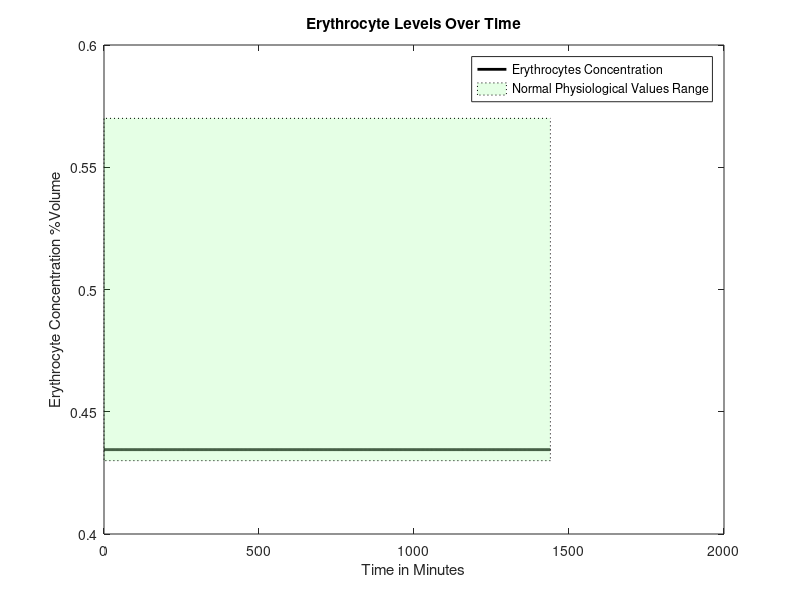
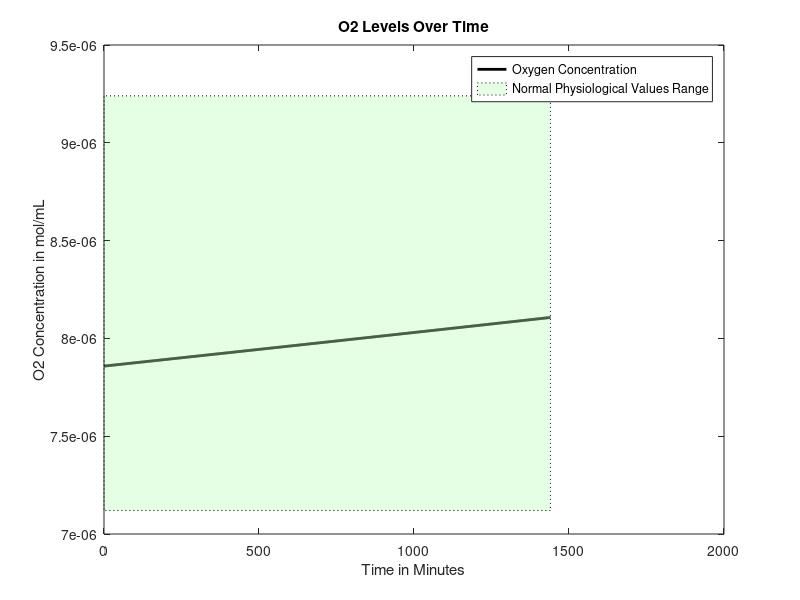
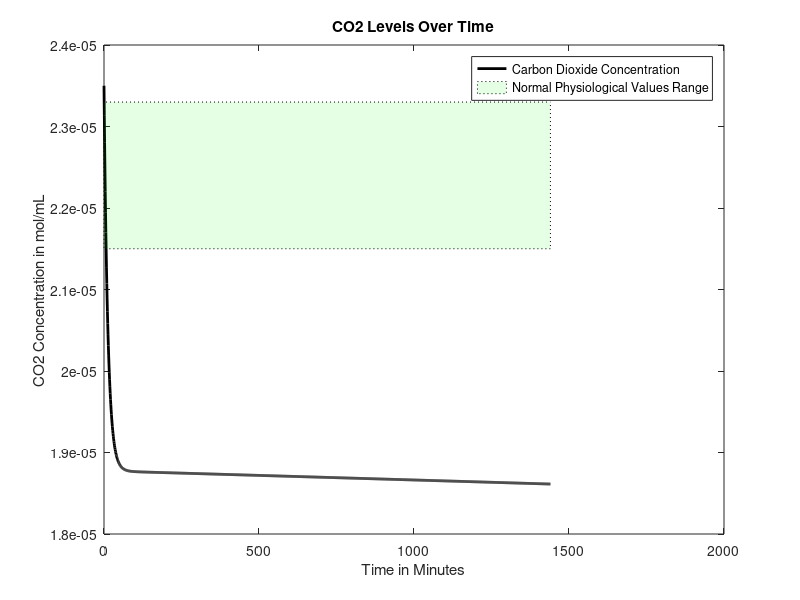
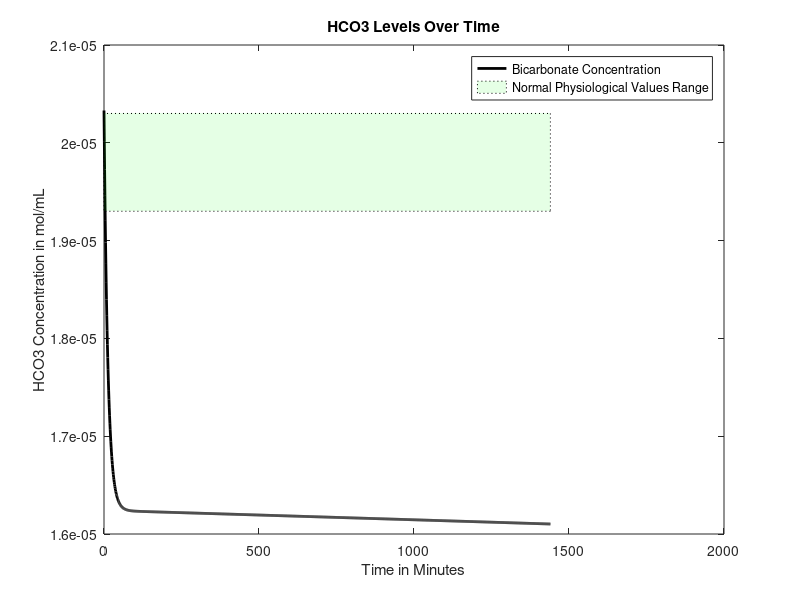

The MATLAB source for these figures, in order:
function mainfunction2withLiverEating2combo1bonesaddLiam()

age = 50;%30; %Age in years
gender = 0; %Gender, 0=male, 1=female
mass = 70; %Weight in kg
anemia = 1; %Is the patient anemic? 1 if yes, 0 if no
bleed = 0.01; %bleeding rate in mL/min, if anemic
FerritinStores = 0;%0.0179; %Stored moles of iron in liver as ferritin

RQ=0.825;%reaction quotients for the general body and
%RQheart=0.7;

if (40>=age) %if/else statement that sets heart rate based on age, in bpm
    baseheartrate = 60;
else 
    baseheartrate= 70;
end

%Intake of various nutrients
carbs=130;
calciumintake=1000;
sodiumintake=500;

if gender==1
    ironintake=8;
else
    ironintake=18;
end

basebloodweight=0.07*mass; %sets mass of blood in the body based on percentage composition of blood and bodyweight
%SV=mass; %stroke volume, blood pumped out of heart per beat in mL
bloodweight=basebloodweight;
bloodflow0 = 1000*bloodweight/1.06; %blood flow out of heart per minute in mL, divided by density of 1.06 g/mL (steady state value)



% cvector = concentration vector, [cE, cNa, cCa, cIron, cGlucose, cO2,
% cCO2, cHCO3], where c = "concentration of", and the letters are our
% components

if gender == 0 %if loop sets volume percentage of red blood cells based on gender
    cE0 = 0.4345;
elseif gender == 1
    cE0 = 0.402;
end

basehemoglobin=34.52243959*basebloodweight/10*cE0; %hemoglobin, in grams, that should be present in the body
hemoglobin=basehemoglobin;
%set concentration of O2 and CO2 in mol/mL at BTP in venous blood
cO2 = 0.00000785855;
cCO2 = 0.0000235;
%concentration of bicarbonate in venous blood, in mol/L
cHCO3 = 0.00002033;
%concnetartion of glucose in mol/mL
cGlucose = 0.0000055;
%Na concentration in mol/mL
cNa = 0.000137;
%Concentration of Ca in mol/mL
cCa = 0.00000248;
%Concentration of iron in mol/mL
cIron = 7.2231e-06;

cvector0 = [cE0 cO2 cCO2 cHCO3 cGlucose cNa cCa cIron]; %concentration in the blood, in moles? mL/mL of blood

cEtrack=[cvector0(1)];
cO2track=[cvector0(2)];
cCO2track=[cvector0(3)];
cHCO3track=[cvector0(4)];
cGlucosetrack=[cvector0(5)];
cNatrack=[cvector0(6)];
cCatrack=[cvector0(7)];
cIrontrack=[cvector0(8)];
heartratetrack = [baseheartrate];
bloodflowvec=[bloodflow0];
iter = 0;
%while cvector0(1) >=.375
for loop=1:1440
    heartrate=(baseheartrate*cE0*basebloodweight)/(cvector0(1)*bloodweight);
    bloodflow0 = (heartrate/baseheartrate)*bloodflow0;
    % all blood per min for 60 beats per min -> all blood per 60 beats
    %(heartrate/60)*bloodflow0
    
    
    %Run initial venous blood through the heart
    [bloodflow, cvector, Ci] = lungs(bloodflow0, cvector0, anemia, basehemoglobin, hemoglobin);
    %Run blood from lungs to the heart
    [bloodflow, cvector1] = heart(bloodflow, cvector, mass, Ci, basehemoglobin, hemoglobin);
    %These three values are the blood flows that go from the heart to each
    %organ
    
    
    
    %Volumetric flow rate in and out of liver (mL/min)
    %Vi=Vj=V=100mL/min per 100g liver
    %Blood flow distribution will change during iron deficiency anemia but we
    %don't have a function modeling this yet
    
    if (18<=age) && (age<50)
        V=452+16.34*mass+11.85*age-166*gender;
    else
        V=1390+15.94*mass-12.86*age;
    end
    
    BFbraini=0.15*bloodflow;
    BFliveri=V;
    BFotherbloodi=bloodflow-BFbraini-0.3*BFliveri;
    %Process each of these three blood flows in their respective organs
    [BFbrainj, cvectorbrainj] = brain(BFbraini, cvector1, mass, Ci, basehemoglobin, hemoglobin);
    
    [BFotherbloodj, cvectorotherbloodj, hemoglobinout] = otherblood(BFotherbloodi, cvector1, carbs, calciumintake, sodiumintake, ironintake, Ci, RQ, anemia, bleed, basehemoglobin, hemoglobin);
    
    Mvectorotherbloodliver=0.7*V*cvectorotherbloodj;
    Mvectorheart=0.3*V*cvector1;
    cvectorliverin=(Mvectorotherbloodliver+Mvectorheart)/V;
    
    [BFliverj, cvectorliverj, FerritinStores1] = liver(BFliveri,cvectorliverin,gender,mass,Ci,FerritinStores, basehemoglobin, hemoglobin);
    %Redirect blood from liver to other blood and mix the two
    FerritinStores=FerritinStores1;
    Mvectorotherbloodj=(cvectorotherbloodj*(BFotherbloodj-0.7*V))+(cvectorliverj*BFliverj);
    %Add the blood flow from other blood and liver to get new blood volume
    BFotherbloodj=BFotherbloodj-0.7*V+BFliverj;
    %Do a weighted average to get a new cvector
    cvectorotherbloodj=Mvectorotherbloodj/BFotherbloodj;
    %Send 25% of the blood flow to the kidneys
    BFkidneyi=0.25*(BFbrainj+BFotherbloodj);
    %Subtract blood sent to kidneys from other blood
    BFotherbloodj=BFotherbloodj-BFkidneyi;
    %Have the kidneys process the blood they receive
    
    [BFkidneyj, cvectorkidneyj] = kidney(BFkidneyi, cvectorotherbloodj,RQ,mass, Ci, V, basehemoglobin, hemoglobin, anemia);
    %Send blood processed in kidneys back to other blood, pool with brain, create Mvector
    Mvectorotherblood=(BFotherbloodj*cvectorotherbloodj)+(BFkidneyj*cvectorkidneyj)+(BFbrainj*cvectorbrainj);
    %Reset the bloodflow back into the lungs to the blood flow we just computed
    bloodflow0=BFotherbloodj+BFkidneyj+BFbrainj;
    bloodflowvec=[bloodflowvec bloodflow0];
    bloodflow0 = 1000*bloodweight/1.06;
    %Recompute cvector0 by dividing Mvectorotherblood by bloodflow0
    cvector0=Mvectorotherblood/bloodflow0;
    
    cEtrack=[cEtrack cvector0(1)];
    cO2track=[cO2track cvector0(2)];
    cCO2track=[cCO2track cvector0(3)];
    cHCO3track=[cHCO3track cvector0(4)];
    cGlucosetrack=[cGlucosetrack cvector0(5)];
    cNatrack=[cNatrack cvector0(6)];
    cCatrack=[cCatrack cvector0(7)];
    cIrontrack=[cIrontrack cvector0(8)];
    heartratetrack = [heartratetrack heartrate];
    A = [cvector; cvector1; cvectorbrainj; cvectorotherbloodj; cvectorliverj; cvectorkidneyj; cvector0];
    iter = iter + 1;
    BP1=(38.178*log(bloodweight/basebloodweight)+100)*(1.8886*(cvector0(1)/cE0)-0.8886);
    hemoglobin=hemoglobin-hemoglobinout;
end
% figure
% plot(0:loop(end),heartratetrack)

figure
plot(0:loop(end),cEtrack,'k','LineWidth',2, 'DisplayName', 'Erythrocytes Concentration')
title('Erythrocyte Levels Over Time')
xlabel('Time in Minutes')
ylabel('Erythrocyte Concentration %Volume')
v1 = [0 .43; loop(end) .43; loop(end) .57; 0 .57;];
f1 = [1 2 3 4];
patch('Faces',f1,'Vertices',v1,'FaceColor','green','FaceAlpha',.1, 'LineStyle',':', 'DisplayName','Normal Physiological Values Range');
legend


figure
plot(0:loop(end),cO2track,'k','LineWidth',2, 'DisplayName', 'Oxygen Concentration')
title('O2 Levels Over Time')
xlabel('Time in Minutes')
ylabel('O2 Concentration in mol/mL')
v1 = [0 7.12e-6; loop(end) 7.12e-6; loop(end) 9.24e-6; 0 9.24e-6;];
f1 = [1 2 3 4];
patch('Faces',f1,'Vertices',v1,'FaceColor','green','FaceAlpha',.1,'LineStyle',':', 'DisplayName','Normal Physiological Values Range');
legend

figure
plot(0:loop(end),cCO2track,'k','LineWidth',2, 'DisplayName', 'Carbon Dioxide Concentration')
title('CO2 Levels Over Time')
xlabel('Time in Minutes')
ylabel('CO2 Concentration in mol/mL')
v1 = [0 2.15e-5; loop(end) 2.15e-5; loop(end) 2.33e-5; 0 2.33e-5;];
f1 = [1 2 3 4];
patch('Faces',f1,'Vertices',v1,'FaceColor','green','FaceAlpha',.1, 'LineStyle',':', 'DisplayName','Normal Physiological Values Range');
legend

figure
plot(0:loop(end),cHCO3track,'k','LineWidth',2, 'DisplayName', 'Bicarbonate Concentration')
title('HCO3 Levels Over Time')
xlabel('Time in Minutes')
ylabel('HCO3 Concentration in mol/mL')
v1 = [0 1.93e-5; loop(end) 1.93e-5; loop(end) 2.03e-5; 0 2.03e-5;];
f1 = [1 2 3 4];
patch('Faces',f1,'Vertices',v1,'FaceColor','green','FaceAlpha',.1, 'LineStyle',':', 'DisplayName','Normal Physiological Values Range');
legend

figure
plot(0:loop(end),cGlucosetrack,'k','LineWidth',2, 'DisplayName', 'Glucose Concentration')
title('Glucose Levels Over Time')
xlabel('Time in Minutes')
ylabel('Glucose Concentration in mol/mL')
v1 = [0 3.8855e-6; loop(end) 3.8855e-6; loop(end) 9.991e-6; 0 9.991e-6;];
f1 = [1 2 3 4];
patch('Faces',f1,'Vertices',v1,'FaceColor','green','FaceAlpha',.1, 'LineStyle',':', 'DisplayName','Normal Physiological Values Range');
legend

figure
plot(0:loop(end),cNatrack,'k','LineWidth',2, 'DisplayName', 'Sodium Concentration')
title('Na Levels Over Time')
xlabel('Time in Minutes')
ylabel('Na Concentration in mol/mL')
v1 = [0 1.35e-4; loop(end) 1.35e-4; loop(end) 1.45e-4; 0 1.45e-4;];
f1 = [1 2 3 4];
patch('Faces',f1,'Vertices',v1,'FaceColor','green','FaceAlpha',.1, 'LineStyle',':', 'DisplayName','Normal Physiological Values Range');
legend

figure
plot(0:loop(end),cCatrack,'k','LineWidth',2, 'DisplayName', 'Calcium Concentration')
title('Ca Levels Over Time')
xlabel('Time in Minutes')
ylabel('Ca Concentration in mol/mL')
v1 = [0 2.2e-6; loop(end) 2.2e-6; loop(end) 2.7e-6; 0 2.7e-6;];
f1 = [1 2 3 4];
patch('Faces',f1,'Vertices',v1,'FaceColor','green','FaceAlpha',.1, 'LineStyle',':', 'DisplayName','Normal Physiological Values Range');
legend

figure
plot(0:loop(end),cIrontrack,'k','LineWidth',2, 'DisplayName', 'Iron Concentration')
title('Iron Levels Over Time')
xlabel('Time in Minutes')
ylabel('Iron Concentration in mol/mL')
end

function [bloodout, Cout, Ci] = lungs(vblood, Cvector, anemia, basehemoglobin, hemoglobin)










Cout = [];
% anemia needs to be an input for the lungs function now
Co = 0.21e-4; %concentration of oxygen in alveoli (21% b/c air - it's 0.21e-4 b/c otherwise the order of
              %magnitude was way off (not sure if this is valid but it works))
P = 7.39e-3*60; %cm/min, membrane permeability constant for alveoli
if anemia == 1
    A = 1000000; %cm^2, surface area of alveoli under extreme conditions
else
    A = 700000; %cm^2, surface area of alveoli under normal conditions
end
Ci = (Cvector(2)*0.08206*310.15)/(0.0526*1000); %mL/mL, concentration of oxygen in blood, convert mol to mL
                                                %with partial pressure of
                                                %oxygen going into lungs
                                                %(40 mmHg)
ViO2 = P*A*(Co - Ci); %mL/min
ViO2 = ViO2*(hemoglobin/basehemoglobin);
%convert ViO2 to mol/min
niO2 = (ViO2*1)/(0.08206*310.15); %mol/min; convert mL to mol with pressure being atmospheric pressure
niO2 = niO2/15; %divide molar flow rate by respiratory rate
C = niO2/(vblood*1.5); %mol/mL, divide by conversion factor of 1.5

Ci = C*vblood*(hemoglobin/basehemoglobin); %concentration of oxygen from which other organs consume

nO2i = vblood*Cvector(2) + Ci;
nO2cons = 0.05*Ci/(hemoglobin/basehemoglobin);%we changed this when we added mayas O2 code 
%nO2cons = 0.05*C*vblood; %we removed this when we added mayas O2 code
nO2j = nO2i - nO2cons; %oxygen out, mol/min
Cout(2) = nO2j/vblood; %mol/mL













% Cout = [];
% % Finding volumetric flow rate out of oxygen
% CiO2 = 0.000001964637; %5mL/100mL becomes .000001964637 mol
% %CdeoxygenatedO2 = 0.16; %from graph and partial pressure of oxygen in entering deoxygenated blood being...
% Ci=CiO2*vblood;                       %40 mmHg (this might also depend on hemoglobin)
% nO2i = vblood*(Cvector(2)+CiO2); %O2 in, mL/min
% nO2cons = 0.05*CiO2*vblood;%.0002082515; %5.3 mL/min becomes .0002082515 mol/min
% nO2j = nO2i - nO2cons; %O2 out, mol/min
% Cout(2) = nO2j/vblood; %mol/mL













% Finding volumetric flow rate out of carbon dioxide
nCO2i = vblood*Cvector(3);
nCO2cons = nCO2i*(1-(48/52));%vblood*(.0000015716531); %vblood(mL/min) and concentration of blood consumed (mol/mL)
%CjCO2 = 0.48; %48 mL/100 mL, should be dependent on hemoglobin, oxygen, things like that
nCO2j = nCO2i - nCO2cons; %CO2 out, L/min
Cout(3) = nCO2j/vblood;


% Finding volumetric flow rate out of bicarbonate
rHCO3CO2 = Cvector(4)/Cvector(3); %ratio of bicarbonate to carbon dioxide in blood leaving lungs
nHCO3j = rHCO3CO2*nCO2j; %HCO3 out, mol/min
Cout(4) = nHCO3j/vblood;

% Finding volumetric flow rate out of calcium
Cout(7) = Cvector(7); %calcium out, L/min

Cout(8) = Cvector(8); %iron concentration doesn't change in lungs
% Finding volumetric flow rate out of sodium
Cout(6) = Cvector(6); %sodium out, L/min

% Finding volumetric flow rate out of erythrocytes
Cout(1) = Cvector(1);

% Finding volumetric flow rate out of glucose

nglucosecons = nO2cons/6; %molar flow rate of glucose consumed, mol/min, in terms of O2 consumed
nGlucosei = Cvector(5)*vblood;
nGlucosej = nGlucosei - nglucosecons; %molar flow rate of glucose out, mol/min
Cout(5) = nGlucosej/vblood;
bloodout = vblood;
end

function [bloodflowj, cvectorj] = brain(bloodflowi, cvectori, mass, Ci, basehemoglobin, hemoglobin)
%Blood volume conserved
bloodflowj=bloodflowi;

brainmass=0.02*mass*1000; %gives brain mass in grams as 2% body mass
Mvector=bloodflowi*cvectori;
%Create a null vector for cvectorj
cvectorj=zeros(1,8);
%Sets inflows equal to outflows for erythrocytes, Na, Ca, Iron
cvectorj(1)=cvectori(1);
cvectorj(6)=cvectori(6);
cvectorj(7)=cvectori(7);
cvectorj(8)=cvectori(8);

%Consume oxygen at 18.4% of intake rate
MO2j=Mvector(2)-0.184*Ci;
%Consume glucose at a rate of 5.6 mg per 100g brain mass per minute
MGlucosej=Mvector(5)-(0.00003108*(brainmass/100));%moles of glucose in - glucose requirements per mon in moles/minute
%Calculate CO2 produced based on glucose consumed via respiration equation
MCO2j=Mvector(3)+6*(0.6660746/1440);
%Calculate HCO3 made when the CO2 is produced
rHCO3CO2=Mvector(4)/Mvector(3); %ratio of bicarbonate to carbon dioxide in blood leaving lungs
HCO3j=Mvector(4)+rHCO3CO2*6*(0.6660746/1440);

%Calculate values above as concentrations and add them to cvectorj
cvectorj(2)=MO2j/bloodflowj;
cvectorj(5)=MGlucosej/bloodflowj;
cvectorj(3)=MCO2j/bloodflowj;
cvectorj(4)=HCO3j/bloodflowj;

end

function [outflow, Cout] = heart(flow,Cvector,weight, Ci, basehemoglobin, hemoglobin)

Cout = [];

% Finding concentration out of glucose
Cout(5)=Cvector(5);
% Finding concentration out of erythrocytes
Cout(1)=Cvector(1);
% Finding concentration out of sodium
Cout(6)=Cvector(6);
% Finding concentration out of iron
Cout(8)=Cvector(8);
% Finding concentration out of calcium
Cout(7)=Cvector(7);

heartmass = weight*.003;
nO2cons = 0.116*Ci/(hemoglobin/basehemoglobin); %mL/min*mol/mL=mol/min
Cout(2) = (Cvector(2)*flow - nO2cons)/flow;
CO2gen = .7*nO2cons; %using respiratory quotient in the heart
Cout(3) = (Cvector(3)*flow + CO2gen)/flow;
rHCO3CO2 = Cvector(4)/Cvector(3); %ratio of bicarbonate to carbon dioxide in blood leaving lungs
nHCO3j = rHCO3CO2*CO2gen; %HCO3 out, mol/min
Cout(4) = (Cvector(4)*flow + nHCO3j)/flow;

outflow = flow;
end




function [bloodflowj, cvectorout, FerritinStores1]=liver(V,cvectori,G,mass,Ci,FerritinStores, basehemoglobin, hemoglobin)
%This function will deliver output volumetric flow rates for the concentration of
%the 8 components (mol/mLmin) out of the liver
%Input: G=Gender (1 if female, 0 if male)
%W=weight of person (kg); A=age of person (years)
%cvector=[cE,cO2,cCO2,cHCO3,cGlucose,cNa,cCa,cFe)
%Outputs are all in concentration flow rates (mol/mLmin) out

%Initializes cvectorout
cvectorout=[0,0,0,0,0,0,0,0];



%Calculates concentration flow rate of red blood cells out
%p=blood density in amount per mL
%Vbody=Volume of body in mL. Calculating assuming 7% of total body weight
%is blood, then divided by density of blood to find volume of blood
%RBCj=raw numerical flow rate of red blood cells out/min
%RBCi=raw numerical flow rate of RBC in/min
%nRBCj=molar flow rate of RBC out/min
%RBCcons=consumption rate of RBC/min
%No generation of RBC in liver

p=1.2e10; %number of red blood cells per mL of PURE red blood cells

%Calculate volume of the body
Vblood=0.07*mass*1000/1.056;
%Calculate the number of RBCs entering liver based on concentration,
%flow rate, and pure RBC density
RBCi=p*V*cvectori(1);

%Consume some based on body size
RBCcons=5.55555e-6*cvectori(1)*Vblood;
%Find pure volume of RBCs we now have based on number and density
VRBCj=(RBCi-RBCcons)/p;
%Calculate volume of plasma that entered
Vplasma=V*(1-cvectori(1));
%Calculate new concentrations based on volumeRBCs/total volume
cvectorout(1)=VRBCj/(VRBCj+Vplasma);
%Bloodflow out = blood cells out + plasma volume
bloodflowj=V;%Vplasma+VRBCj;

%Calculates concentration flow rate of O2 out
%No generation of O2
%nO2i=molar flow rate of O2/min in
%nO2j=molar flow rate of O2/min out
%nO2cons=molar consumption rate of O2/min
nO2i= cvectori(2)*V;
nO2cons=0.204*Ci/(hemoglobin/basehemoglobin);
nO2j=nO2i-nO2cons;
cvectorout(2)=nO2j/V;

%Calculates the required intake of protein in grams/min given a
%person's demographic information
%dprotein=daily protein intake in g/day
%protein=protein intake in g/min
dprotein=0.8*mass;
protein=dprotein/1440;

%Calculates concentration flow rate of CO2 out
%nCO2i=molar flow rate of CO2/min in
%nCO2j=molar flow rate of CO2/min out
%nCO2gen=molar flow rate of CO2/min generated
%RQ=Respiratory Quotient=mol CO2 produced/mol O2 consumed
RQ=0.825;
rHCO3CO2 = cvectori(4)/cvectori(3);
nCO2gen=RQ*nO2cons;
nCO2i=cvectori(3)*V;
nCO2j=nCO2i+nCO2gen-((protein/100)/rHCO3CO2);
cvectorout(3)=nCO2j/V;


%Calculates the concentration flow rate of Bicarbonate out
%Assume no generation of bicarbonate
%%Also liver just takes in bicarbonate from the heart and stomach
%1mole bicarbonate ions consumed by liver per 100g protein/day
%rHCO3CO2 = cvectori(4)/cvectori(3); %ratio of bicarbonate to carbon dioxide in blood leaving lungs
nHCO3gen = rHCO3CO2*nCO2gen; %HCO3 out, mol/min
nHCO3i=cvectori(4)*V;
nHCO3j=nHCO3i-(protein/100)+nHCO3gen;
cvectorout(4)=nHCO3j/V;

%Calculates the concentration flow rate of Na2+ out
%Assume no generation of Na2+, only in, out, and consumption
%nNai=molar flow rate of sodium in
%nNacons=molar flow rate of sodium consumed given that 10% of bile salts
%are consumed, approx 600mL are produced per day, and there are 135mM Na+
%ions in bile.
%nNaj=molar flow rate of sodium out
nNacons=9.375e-9;
nNai=cvectori(6)*V;
nNaj=nNai-nNacons;
cvectorout(6)=nNaj/V;

%Calculates the concentration flow rate of Ca2+ out
%Assume no generation nor consumption.
%cCai=concentration flow rate of Ca2+ in mol/mLmin in
%cCaj=concentration flow rate of Ca2+ in mol/mLmin out
cvectorout(7)=cvectori(7);
%Calculates the concentration flow rate of Fe out
%Assume no generation since

% Glucose needs a big ol generation term
consumeorgenerate=0.8144*(cvectori(5)*10^6)^3-9.622*(cvectori(5)*10^6)^2+108.74*(cvectori(5)*10^6)-480.69;
scalingterm = 300/(26*mass*10^-6);
if consumeorgenerate < 0
    nGlucosegen=abs(consumeorgenerate)/scalingterm;
    nGlucosecons=0;
elseif consumeorgenerate > 0
    nGlucosecons=abs(consumeorgenerate)/scalingterm;
    nGlucosegen=0;
else
    nGlucosegen=0;
    nGlucosecons=0;
end
nGlucosebasalcons = nO2cons/6;
nGlucosei = cvectori(5)*V;
nGlucosej = nGlucosei + nGlucosegen - nGlucosecons - nGlucosebasalcons;
cvectorout(5) = nGlucosej/V;

% Iron gets packaged into ferritin in the liver, to be stored and used
% later if we run low


%determine molar flow rate of iron in
Mironin=V*cvectori(8);
Mirondif=(V*7.2231e-06)-Mironin;%this number is desired steady state iron concentration in the blood

if Mirondif < 0
    FerritinStores1=FerritinStores-Mirondif;
    cvectorout(8)=7.2231e-06;
elseif Mirondif == 0
    cvectorout(8)=cvectori(8);
    FerritinStores1=FerritinStores;
    
elseif FerritinStores > Mirondif && Mirondif>0
    Mironadd=Mirondif;
    FerritinStores1=FerritinStores-Mironadd;
    cvectorout(8)=(Mironadd+Mironin)/V;

elseif FerritinStores < Mirondif && Mirondif>0
    Mironadd=FerritinStores;
    cvectorout(8)=(Mironadd+Mironin)/V;
    FerritinStores1=0;
    
elseif FerritinStores == Mirondif && Mirondif>0
    FerritinStores1=0;
    Mironadd=FerritinStores;
    cvectorout(8)=(Mironadd+Mironin)/V;

elseif FerritinStores == 0 && Mirondif>0
    FerritinStores1=0;
    cvectorout(8)=cvectori(8);
end

end


function [bloodflowj, cvectorj] = kidney(bloodflowi, cvectori, RQ, mass, Ci, V, basehemoglobin, hemoglobin, anemia)
T=1440;%Multiplier that scales up the time period of interest to one day (required for glucose equation)
Kidneymass=(300/70000)*mass; %mass of the kidneys combined in grams

%Initialize all intakes
Mvector=bloodflowi*cvectori;
bloodflowj=bloodflowi;

%Consume relevant compounds to create outlet values

MEj=Mvector(1);
MIronj=Mvector(8);

MO2j=Mvector(2)-(0.072*Ci/(hemoglobin/basehemoglobin));
% Find mol/min O2 consumed
%MO2cons = Mvector(2) - MO2j;
% Convert to mL/min per 100g
%MO2cons = (MO2cons/0.0000392927)/(Kidneymass/100);
% Find mmol/min per 100g Na consumed
%MNacons = (MO2cons - 0.5)/0.1;
% Convert to mol/min
%MNacons = (MNacons/1000)*(Kidneymass/100);

%this is new sodium stuff

PNaconc=cvectori(6)*1e6; %plasma sodium concentration, converted to mmol/L for the sake of the equation
%Naremoved=0.0043*(PNaconc)^3 - 1.6942*(PNaconc)^2 + 223.58*PNaconc - 9925; %sodium removed, micromol per minute
Naremoved=0.0003*exp(0.0817*PNaconc);%sodium removed, micromol per minute
MNaremoved=Naremoved/1e6;%sodium removed in moles
MNaj = Mvector(6) - MNaremoved;

%this is old sodium stuff
% MNacons = (100/1440)/1000;
% MNaj = Mvector(6) - MNacons;




x = (1000*.26)/(1000*40.08*1440);
y = (17/5)*(bloodflowi-((3/34)*V));
b = (((x/y)*(y-(.7*V))+(((.7*x)/y)*V))*(y+(.3*V)-bloodflowi))/((y+(.3*V)));
c = (1-(bloodflowi/(y+(.3*V)-bloodflowi)));
MCaj= Mvector(7) - ((((x/y)*(y-(.7*V))+(((.7*x)/y)*V))*(y+(.3*V)))/((y+(.3*V))));
MGlucosej=Mvector(5)-(Mvector(5)*(0.226/((Mvector(5))*T)));
rHCO3O2=Mvector(4)/Mvector(3);
if anemia == 1
    MHCO3cons = 2.9e-06*bloodflowi;
    MCO2cons = (MHCO3cons/rHCO3O2);
else
    MHCO3cons = 0;
    MCO2cons = 0;
end
MCO2j=Mvector(3)+((Mvector(2)-MO2j)*RQ)-MCO2cons;
MHCO3gen=rHCO3O2*((Mvector(2)-MO2j)*RQ);
MHCO3j=Mvector(4)+MHCO3gen-MHCO3cons;%-0.15*(Mvector(4))+(.004/T)
%Recompute all concentrations using original mass of blood and new values

cIronj=MIronj/bloodflowj;
cNaj=MNaj/bloodflowj;
cO2j=MO2j/bloodflowj;
cCO2j=MCO2j/bloodflowj;
cEj=MEj/bloodflowj;
cGlucosej=MGlucosej/bloodflowj;
cHCO3j=MHCO3j/bloodflowj;
cCaj=MCaj/bloodflowj;

cvectorj=[cEj cO2j cCO2j cHCO3j cGlucosej cNaj cCaj cIronj];

end

function [outflow, Cout, hemoglobinout] = otherblood(flow, Cin, carbs, calciumintake, sodiumintake, ironintake, Ci, RQ, anemia, bleed, basehemoglobin, hemoglobin)
Cout = [];
outflow=flow;

%Accounts for the bleeding of a certain volume at a steady rate when the
%patient is anemic    
if anemia == 0
    Cout(1) = Cin(1);
    ironout=0;
    hemoglobinout=0;
else
    RBCin = flow*Cin(1)*1.2e10;
    vRBCin = flow*Cin(1);
    RBClost = 521400000;%5214000; %bleed*Cin(1)*1.2e10;
    RBCout = RBCin - RBClost;
    vRBCout = RBCout/(1.2e10);
    ironout=1.197929*RBClost/1.2e10*1.79067e-5;
    hemoglobinout=ironout*1.538461538e-5;
Cout(1) = vRBCout/outflow; 
end

Cout(2) = (Cin(2)*flow-(0.374*Ci/(hemoglobin/basehemoglobin)))/flow;%-CO2cons;
nCO2gen = 0.374*Ci*RQ;
Cout(3) = (Cin(3)*flow + nCO2gen)/flow;
rHCO3CO2 = Cin(4)/Cin(3);
Cout(4) = (Cin(4)*flow + nCO2gen*rHCO3CO2)/flow;
Cout(5) = (flow*Cin(5) + (.8*carbs)/(180.156*1440))/flow; %130g of carbs, 80 percent is directly translated to glucose, 20% is fructose and galactose which goes to the liver and may be converted to glucose at a later stage so another term is incoming
Cout(6) = (flow*Cin(6) + (sodiumintake/(700*22.99*1440)))/flow; %500 mg of sodium needed for vital functions so start with sodium intake being 500 mg
if anemia == 0
    Cout(7) = (flow*Cin(7) + (calciumintake*.26)/(1000*40.08*1440))/flow; %calcium intake should be around 1000 mg
elseif anemia == 1
    Cainput = (flow*Cin(7) + (calciumintake*.15)/(1000*40.08*1440))/flow; %assume, under anemia, calcium retention rate becomes 15%
    Cagen = ((calciumintake*.11)/(1000*40.08*1440))/flow; %intake from bones because, when we retain less calcuim from diet, the blood maintains steady concentration of calcium by taking calcium from bones
    Cout(7) = Cainput + Cagen;
end
Cout(8) = (flow*Cin(8)+ (ironintake*.18)/(1000*55.845*1440)-1/(1440*1000*55.845)-(ironout))/flow;%iron intake will be approximately 8 mg for males and 18 mg for females
end
